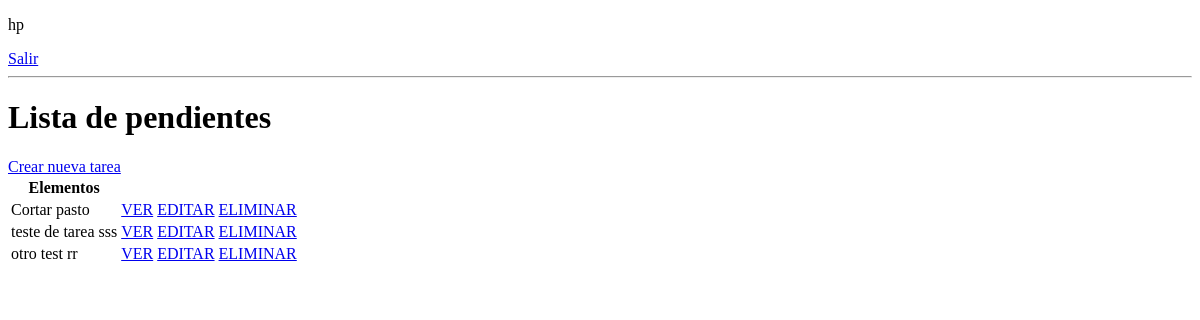
Page / (signed in) on the earlier database version.
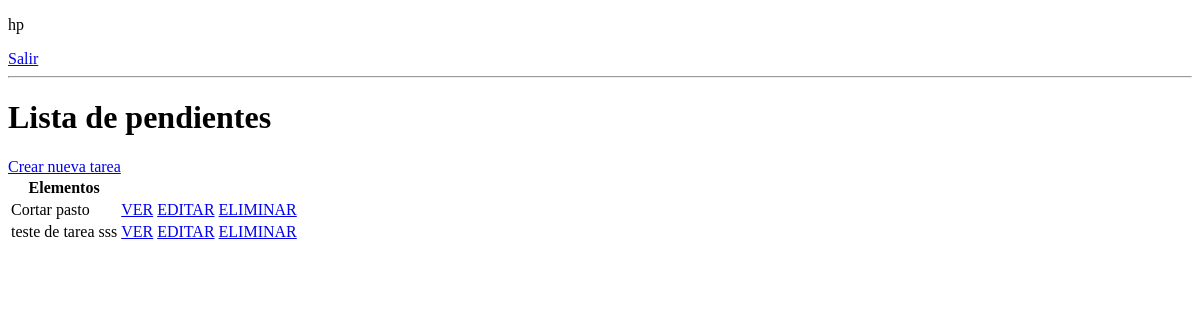
Same page on the later database version.
### base/models.py (models this page shows, shortened)
class Tarea(models.Model):
    usuario = models.ForeignKey(User,
                                on_delete=models.CASCADE,
                                null=True,
                                blank=True)  # este campo puede quedar en blanco
    titulo = models.CharField(max_length=200)
    descripcion = models.TextField(null=True,
                                   blank=True)
    completo = models.BooleanField(default=False)
    creado = models.DateTimeField(auto_now_add=True)
    class Meta:
        ordering = ['completo']

### base/views.py (the view)
# urls.py: urlpatterns = [path('', ListaPendientes.as_view(), name='tareas'),
class ListaPendientes(LoginRequiredMixin, ListView):
    model = Tarea
    context_object_name = 'tareas'

### base/templates/base/tarea_list.html (shortened to what this page needs)
<!doctype html>
<html lang="es">
<head>
</head>
<body>
    {% if request.user.is_authenticated %}
        <p>{{request.user}}</p>
        <a href="{% url 'logout' %}">Salir</a>
    {% else %}
        <a href="{% url 'login' %}">Ingresar</a>
    {% endif %}
    <hr>
    <h1>Lista de pendientes</h1>
    <a href="{% url 'crear-tarea' %}">Crear nueva tarea</a>
    <table>
        <tr>
            <th>Elementos</th>
            <th></th>
            <th></th>
        </tr>
        {% for tarea in tareas %}
        <tr>
            <td>{{tarea.titulo}}</td>
            <td><a href="{% url 'tarea' tarea.id %}">VER</a></td>
            <td><a href="{% url 'editar-tarea' tarea.id %}">EDITAR</a></td>
            <td><a href="{% url 'eliminar-tarea' tarea.id %}">ELIMINAR</a></td>
        </tr>
        {% empty %}
        <h3>no hay elementos en esta lista</h3>
        {% endfor %}
    </table>
</body>
</html>

Differences in the rows shown:
removed Tarea: titulo "otro test rr"
